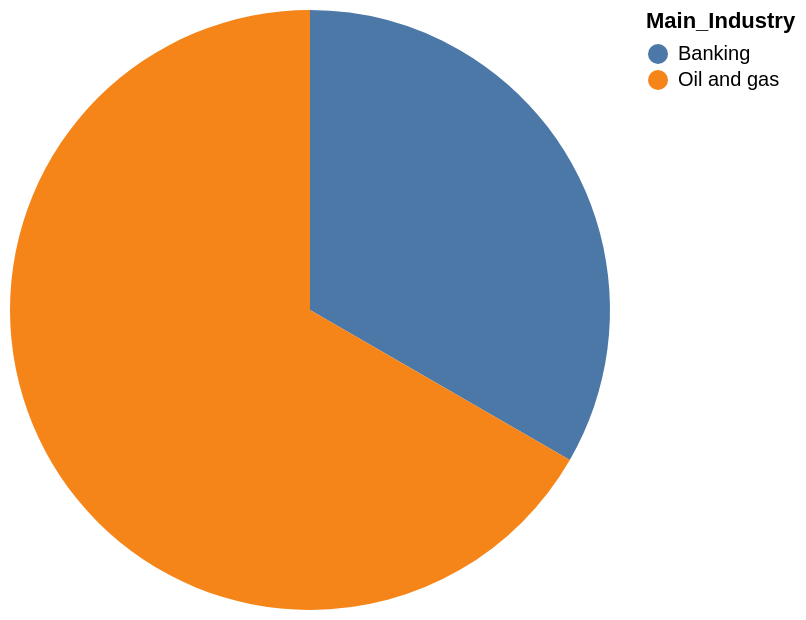

Write the Vega-Lite specification saved for this chart.
### Vega-Lite specification from a JSON file in a GitHub repository (floating-point values rounded to 4 significant figures)
{"data": {"values": [{"x_data": "Banking", "y_data": 2}, {"x_data": "Oil and gas", "y_data": 4}]}, "mark": "arc", "encoding": {"theta": {"field": "y_data", "type": "quantitative", "title": "COUNT(Main_Industry)"}, "color": {"field": "x_data", "type": "nominal", "title": "Main_Industry"}}}
